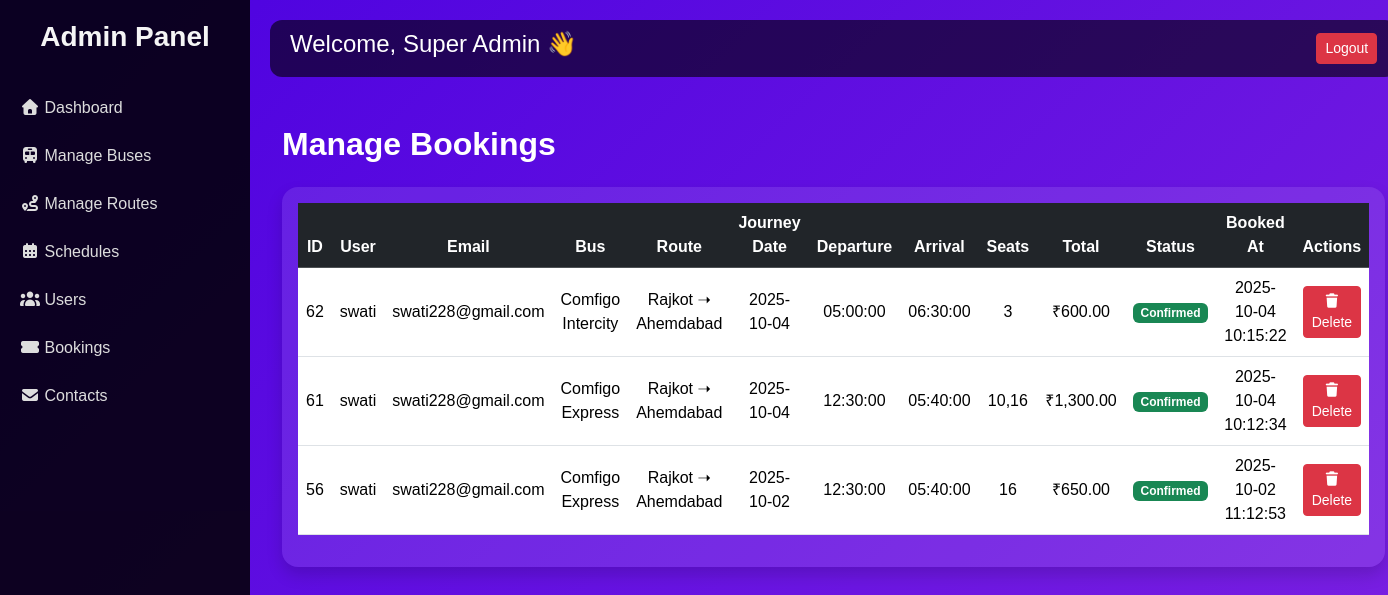
/manage_bookings.php (signed in), run on an earlier commit of the app's database.
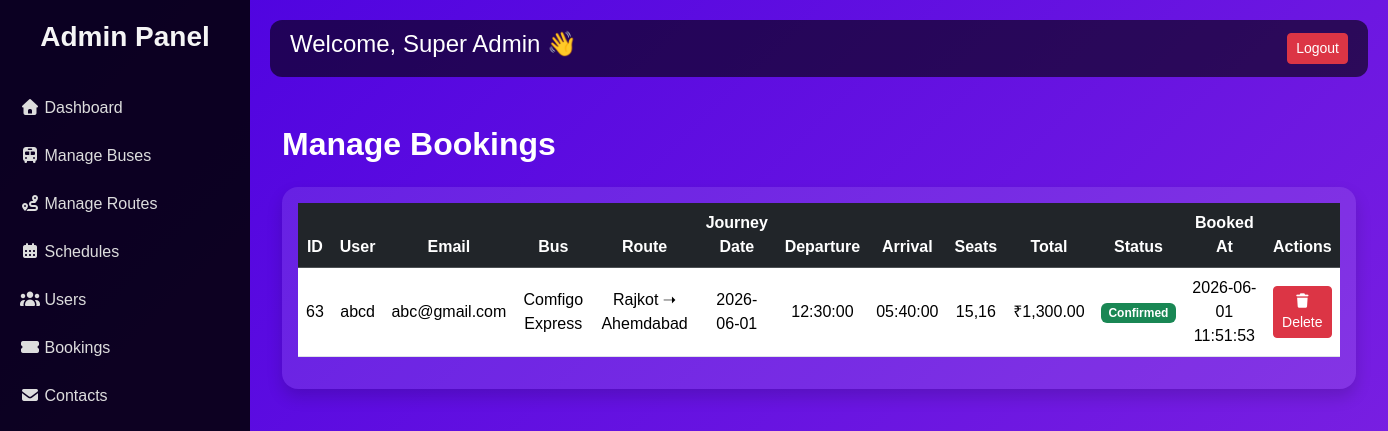
And on a later commit of the database.
### tables this page shows
CREATE TABLE `bookings` (
  `booking_id` int(11) NOT NULL,
  `user_id` int(11) NOT NULL,
  `schedule_id` int(11) NOT NULL,
  `journey_date` date NOT NULL,
  `seat_numbers` varchar(255) NOT NULL,
  `total_amount` decimal(10,2) NOT NULL,
  `booking_status` enum('confirmed','cancelled','pending') DEFAULT 'confirmed',
  `booked_at` timestamp NOT NULL DEFAULT current_timestamp()
);

CREATE TABLE `users` (
  `user_id` int(11) NOT NULL,
  `full_name` varchar(100) NOT NULL,
  `email` varchar(100) NOT NULL,
  `phone` varchar(10) NOT NULL,
  `password` varchar(255) NOT NULL,
  `birth_dt` date DEFAULT NULL,
  `role` enum('user','admin') DEFAULT 'user',
  `created_at` timestamp NOT NULL DEFAULT current_timestamp(),
  `gender` enum('male','female','other') NOT NULL
);

CREATE TABLE `buses` (
  `bus_id` int(11) NOT NULL,
  `bus_name` varchar(100) NOT NULL,
  `bus_type` enum('AC','Non-AC','Sleeper','Semi-Sleeper','Luxury') DEFAULT 'Non-AC',
  `total_seats` int(11) NOT NULL,
  `created_at` timestamp NOT NULL DEFAULT current_timestamp()
);

CREATE TABLE `routes` (
  `route_id` int(11) NOT NULL,
  `source_city` varchar(100) NOT NULL,
  `destination_city` varchar(100) NOT NULL,
  `distance_km` int(11) DEFAULT NULL,
  `duration` time DEFAULT NULL
);

CREATE TABLE `schedules` (
  `schedule_id` int(11) NOT NULL,
  `bus_id` int(11) NOT NULL,
  `route_id` int(11) NOT NULL,
  `travel_date` date NOT NULL,
  `departure_time` time NOT NULL,
  `arrival_time` time NOT NULL,
  `fare` decimal(10,2) NOT NULL
);

### manage_bookings.php (the view, shortened to what this page needs)
<?php
include 'admin_header.php';
$sql = "SELECT b.*, u.full_name, u.email,
               s.departure_time, s.arrival_time, s.fare,
               r.source_city, r.destination_city,
               bus.bus_name
        FROM bookings b
        JOIN users u ON b.user_id = u.user_id
        JOIN schedules s ON b.schedule_id = s.schedule_id
        JOIN buses bus ON s.bus_id = bus.bus_id
        JOIN routes r ON s.route_id = r.route_id
        ORDER BY b.booking_id DESC";
$bookings = $conn->query($sql);
?>
<div class="container mt-5">
  <h2 class="mb-4 fw-bold text-white">Manage Bookings</h2>
  <div class="card shadow border-0 rounded-4">
    <div class="card-body table-responsive">
      <table class="table table-hover align-middle">
        <thead class="table-dark text-center">
          <tr>
            <th>ID</th>
            <th>User</th>
            <th>Email</th>
            <th>Bus</th>
            <th>Route</th>
            <th>Journey Date</th>
            <th>Departure</th>
            <th>Arrival</th>
            <th>Seats</th>
            <th>Total</th>
            <th>Status</th>
            <th>Booked At</th>
            <th>Actions</th>
          </tr>
        </thead>
        <tbody class="text-center">
          <?php while ($b = $bookings->fetch_assoc()): ?>
          <tr>
            <td><?= $b['booking_id'] ?></td>
            <td><?= $b['full_name'] ?></td>
            <td><?= $b['email'] ?></td>
            <td><?= $b['bus_name'] ?></td>
            <td><?= $b['source_city'] ?> ➝ <?= $b['destination_city'] ?></td>
            <td><?= $b['journey_date'] ?></td>
            <td><?= $b['departure_time'] ?></td>
            <td><?= $b['arrival_time'] ?></td>
            <td><?= $b['seat_numbers'] ?></td>
            <td>₹<?= number_format($b['total_amount'], 2) ?></td>
            <td>
              <span class="badge <?= $b['booking_status']=='confirmed'?'bg-success':'bg-danger' ?>">
                <?= ucfirst($b['booking_status']) ?>
              </span>
            </td>
            <td><?= $b['booked_at'] ?></td>
            <td>
              <a href="manage_bookings.php?delete=<?= $b['booking_id'] ?>"
                 class="btn btn-danger btn-sm"
                 onclick="return confirm('Delete this booking?');">
                <i class="fas fa-trash"></i> Delete
              </a>
            </td>
          </tr>
          <?php endwhile; ?>
        </tbody>
      </table>
    </div>
  </div>
</div>
<?php include 'admin_footer.php'; ?>

### admin_header.php (shortened to what this page needs)
<!DOCTYPE html>
<html lang="en">
<head>
  <link href="css/bootstrap.min.css" rel="stylesheet">
  <link href="css/all.min.css" rel="stylesheet">
</head>
<body>
  <div class="sidebar">
    <h3>Admin Panel</h3>
    <a href="admin_dashboard.php"><i class="fas fa-home"></i> Dashboard</a>
    <a href="manage_buses.php"><i class="fas fa-bus"></i> Manage Buses</a>
    <a href="manage_routes.php"><i class="fas fa-route"></i> Manage Routes</a>
    <a href="manage_schedules.php"><i class="fas fa-calendar-alt"></i> Schedules</a>
    <a href="manage_users.php"><i class="fas fa-users"></i> Users</a>
    <a href="manage_bookings.php"><i class="fas fa-ticket-alt"></i> Bookings</a>
    <a href="manage_contacts.php" ><i class="fas fa-envelope"></i> Contacts</a>
  </div>
  <div class="content">
    <div class="topbar">
      <h4>Welcome, <?php echo $_SESSION['admin_name']; ?> 👋</h4>
      <a href="logout.php" class="btn btn-danger btn-sm">Logout</a>
    </div>

### admin_footer.php (shortened to what this page needs)
</div>
</body>
</html>

### admin_header.php (style rules this page uses)
body { font-family: 'Poppins', sans-serif; background: linear-gradient(135deg, #4a00e0, #8e2de2, #00c6ff); background-size: 300% 300%; animation: gradientBG 12s ease infinite; color: #fff; display: flex; }
.sidebar { width: 250px; background: rgba(0,0,0,0.85); height: 100vh; position: fixed; left: 0; top: 0; padding-top: 20px; }
.sidebar h3 { text-align: center; margin-bottom: 30px; font-weight: 700; color: #f5f5f5; }
.sidebar a { display: block; color: #ddd; padding: 12px 20px; text-decoration: none; transition: 0.3s; }
.content { margin-left: 250px; padding: 20px; width: 100%; }
.topbar { display: flex; justify-content: space-between; align-items: center; background: rgba(0,0,0,0.6); padding: 10px 20px; border-radius: 12px; margin-bottom: 20px; }
.card { background: rgba(255,255,255,0.1); border: none; border-radius: 16px; color: #fff; transition: transform 0.3s; cursor: pointer; }

What changed in the data, as far as the page shows it:
removed bookings: booking_id "62", user.full_name "swati", user.email "swati228@gmail.com", buses.bus_name "Comfigo Intercity", routes.source_city "Rajkot", routes.destination_city "Ahemdabad", journey_date "2025-10-04", schedule.departure_time "05:00:00", schedule.arrival_time "06:30:00", seat_numbers "3", total_amount "600.00", booking_status "Confirmed", booked_at "2025-10-04 10:15:22"
removed bookings: booking_id "61", user.full_name "swati", user.email "swati228@gmail.com", buses.bus_name "Comfigo Express", routes.source_city "Rajkot", routes.destination_city "Ahemdabad", journey_date "2025-10-04", schedule.departure_time "12:30:00", schedule.arrival_time "05:40:00", seat_numbers "10,16", total_amount "1,300.00", booking_status "Confirmed", booked_at "2025-10-04 10:12:34"
removed bookings: booking_id "56", user.full_name "swati", user.email "swati228@gmail.com", buses.bus_name "Comfigo Express", routes.source_city "Rajkot", routes.destination_city "Ahemdabad", journey_date "2025-10-02", schedule.departure_time "12:30:00", schedule.arrival_time "05:40:00", seat_numbers "16", total_amount "650.00", booking_status "Confirmed", booked_at "2025-10-02 11:12:53"
added bookings: booking_id "63", user.full_name "abcd", user.email "abc@gmail.com", buses.bus_name "Comfigo Express", routes.source_city "Rajkot", routes.destination_city "Ahemdabad", journey_date "2026-06-01", schedule.departure_time "12:30:00", schedule.arrival_time "05:40:00", seat_numbers "15,16", total_amount "1,300.00", booking_status "Confirmed", booked_at "2026-06-01 11:51:53"
